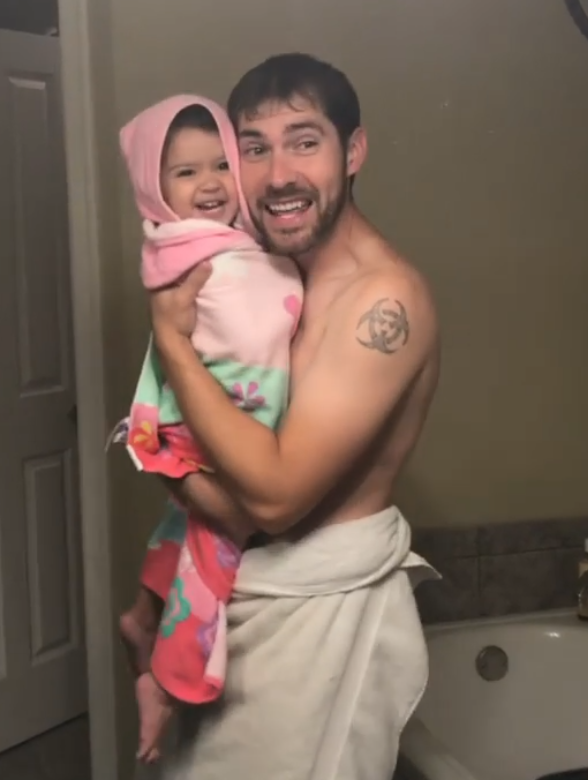
#> input picture Notes/pic.PNG, 588 x 780 px
$ python gui_blur_threshold.py --image ../Notes/pic.PNG
#> lines starting #> are read from the running program, lines starting #| are printed output that depends on the picture; after the words box and inside, x2 and y2 are one past the last pixel; in counts of white or black regions, pixels touching at a corner belong together
import numpy as np
import cv2
import argparse

parse = argparse.ArgumentParser()
parse.add_argument("-i","--image",required=True,help="Provide path to image")
args = vars(parse.parse_args())


try:
    image = cv2.imread(args["image"])
#> image is the input picture: shape (780, 588, 3); mean B, G, R 86.5, 98.6, 119.1
    gray = cv2.cvtColor(image,cv2.COLOR_BGR2GRAY)
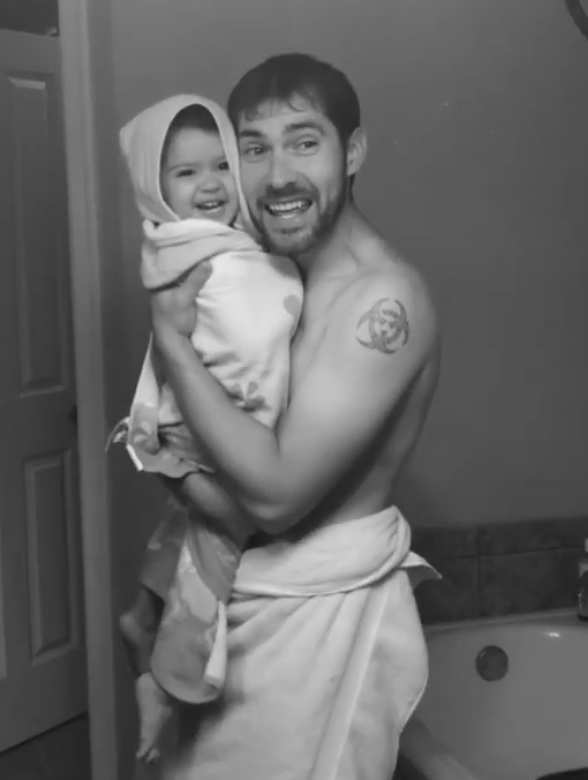
#> gray: shape (780, 588); min 22, max 232, mean 103.4
    global_blurred = cv2.blur(gray,(2,2))
    _,global_thresh = cv2.threshold(gray,0,255,cv2.THRESH_BINARY_INV)
#> global_thresh: shape (780, 588); every value is 0

    (height, width) = image.shape[:2]
#> height = 780; width = 588
    out_width = 640
    out_height = int((height * out_width)/width)
#> out_height = 848
    output_dim=(out_width, out_height) #to maintain output aspect ratio
#> output_dim = (640, 848)
    # [7 lines of commented-out code are left out]
except:
    exit("Please check filename or if only image is given as input")

def blur_img(image):
    '''
    Applies different kind of image smoothing techniques
    Inputs kernel size and blur type obtained from Trackbar
    '''
    ksize = cv2.getTrackbarPos(title_trackbar_kernel,title_window_blur)
    ksize = (2*ksize)+1
    type = cv2.getTrackbarPos(title_trackbar_blur,title_window_blur)
    if type == 0:
        blurred = cv2.boxFilter(gray, -1, (ksize,ksize) ,normalize=False)
        name = 'Averaging or boxFilter'
    elif type == 1:
        blurred = cv2.blur(gray,(ksize,ksize))
        name = 'Normalized boxFilter'
    elif type == 2:
        blurred = cv2.GaussianBlur(gray,(ksize,ksize),0)
        name = 'Gaussian Blur (sigma=0)'
    elif type == 3:
        blurred = cv2.medianBlur(gray,ksize)
        name = 'Median Blur'
    elif type == 4:
        pixel_diameter = 9
        sigma_color = 100
        sigma_space = 100
        blurred = cv2.bilateralFilter(gray, pixel_diameter, sigma_space, sigma_color)
        name = 'Bilateral Filter'
    global global_blurred
    global_blurred = blurred.copy()
    text = name + '-kernel:' + str(ksize)
    #cv2.putText(img, text , (20,20),cv2.FONT_HERSHEY_SIMPLEX,0.7,(192,234,123),1)
    return blurred,text

def thresh_img(image):
    '''
    Applies different kind of thresholdings
    Inputs threshold value and threshold type obtained from Trackbar
    '''
    thresh_value = cv2.getTrackbarPos(title_trackbar_thresh_value, title_window_thresh)
    type = cv2.getTrackbarPos(title_trackbar_thresh_type, title_window_thresh)
    if type == 0:
        ret, thresh = cv2.threshold(image,thresh_value,255,cv2.THRESH_BINARY)
        name = 'THRESH_BINARY'
    elif type == 1:
        ret, thresh = cv2.threshold(image,thresh_value,255,cv2.THRESH_BINARY_INV)
        name = 'THRESH_BINARY_INV'
    elif type == 2:
        ret, thresh = cv2.threshold(image,thresh_value,255,cv2.THRESH_TRUNC)
        name = 'THRESH_TRUNC'
    elif type == 3:
        ret, thresh = cv2.threshold(image,thresh_value,255,cv2.THRESH_TOZERO)
        name = 'THRESH_TOZERO'
    elif type == 4:
        ret, thresh = cv2.threshold(image,thresh_value,255,cv2.THRESH_TOZERO_INV)
        name = 'THRESH_TOZERO_INV'
    elif type == 5:
        adaptive_method = cv2.ADAPTIVE_THRESH_MEAN_C
        block_size = 11
        constant = 2
        thresh = cv2.adaptiveThreshold(image,255,adaptive_method,cv2.THRESH_BINARY, block_size, constant)
        name = 'Adaptive thresholding - Mean'
    elif type == 6:
        adaptive_method = cv2.ADAPTIVE_THRESH_GAUSSIAN_C
        block_size = 11
        constant = 2
        thresh = cv2.adaptiveThreshold(image,255,adaptive_method,cv2.THRESH_BINARY,block_size, constant)
        name = 'Adaptive thresholding - Gaussian'
    elif type == 7:
        ret, thresh = cv2.threshold(image,0,255,cv2.THRESH_BINARY_INV+cv2.THRESH_OTSU)
        name = "Otsu's Binarization"
    global global_thresh
    global_thresh = thresh.copy()
    return thresh, name

def blur_track(val):
    '''
    Function call everytime value is changed in Trackbar
        In order to facilate combined effect of image blur and thresholding
    '''
    output,text = blur_img(gray)
#> text = 'Gaussian Blur (sigma=0)-kernel:3'
    output = cv2.resize(output, output_dim)
    cv2.putText(output, text, (30,30), cv2.FONT_HERSHEY_SIMPLEX, 1, (0,0,0), 2)
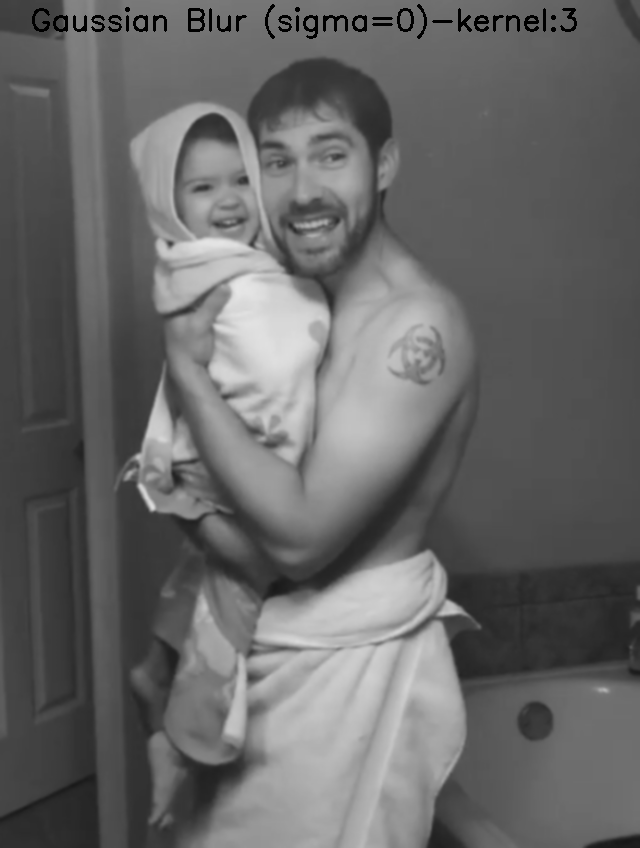
#> output: shape (848, 640); min 0, max 231, mean 102.6
    # cv2.putText(output, text, (int(out_width * 0.1), int(out_height*0.2)), cv2.FONT_HERSHEY_SIMPLEX, 2, (0,0,0), 2)
    cv2.imshow(title_window_blur,output)
    combined()
#> in thresh_img, `ret, thresh = cv2.threshold(image,thresh_value,255,cv2.THRESH_BINARY_I..`:
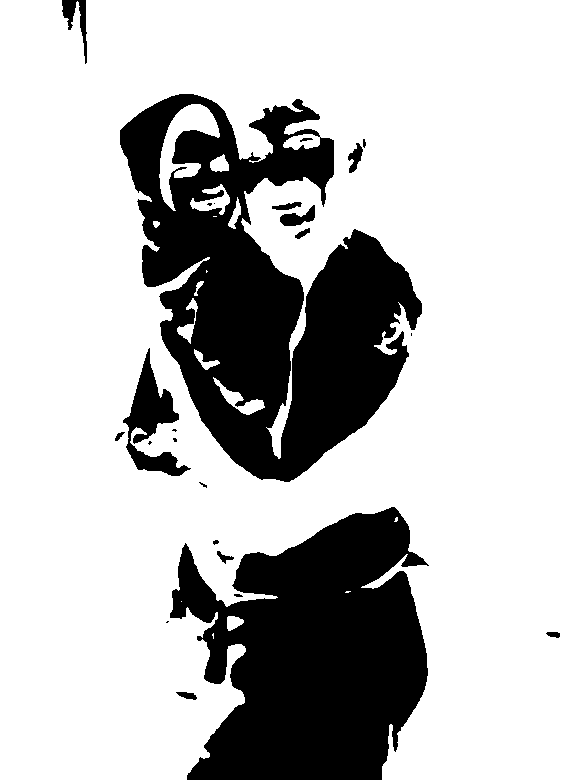
#> thresh: shape (780, 588); 75.5% white; 24 black regions (8 under 20 px), largest, box (x1, y1, x2, y2) and area: (120, 94, 422, 482) 59210, (170, 507, 429, 780) 48203, (123, 348, 191, 476) 3126
#> in thresh_img, `ret, thresh = cv2.threshold(image,thresh_value,255,cv2.THRESH_BINARY_I..`: ret = 128

def thresh_track(val):
    '''
    Function call everytime value is changed in Trackbar
        In order to facilate combined effect of image blur and thresholding
    '''
#> called with val = 128
    output,name = thresh_img(gray)
#> in thresh_img (call 2), `ret, thresh = cv2.threshold(image,thresh_value,255,cv2.THRESH_BINARY_I..`:
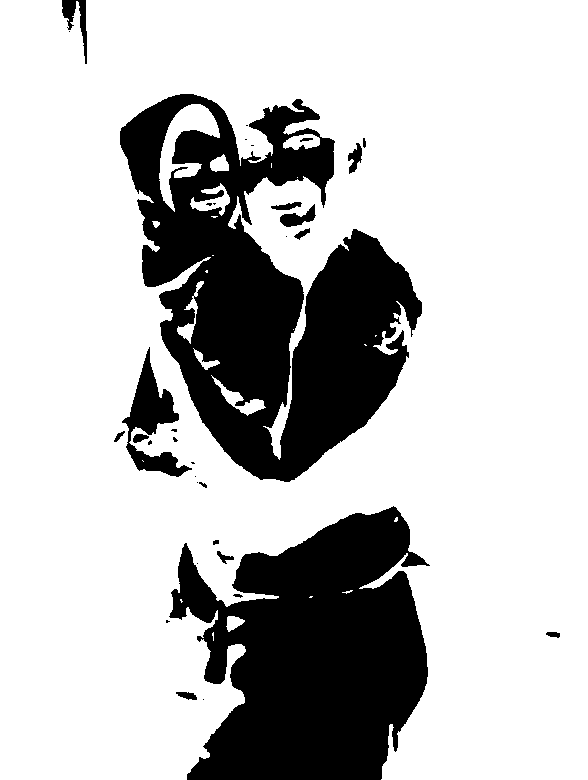
#> thresh: shape (780, 588); 75.5% white; 34 black regions (16 under 20 px), largest, box (x1, y1, x2, y2) and area: (120, 94, 422, 482) 59157, (169, 506, 430, 780) 48158, (122, 347, 192, 477) 3054
#> name = 'THRESH_BINARY_INV'
    output = cv2.resize(output, output_dim)
    cv2.putText(output, name, (30,30), cv2.FONT_HERSHEY_SIMPLEX, 0.7, (0,0,0), 2)
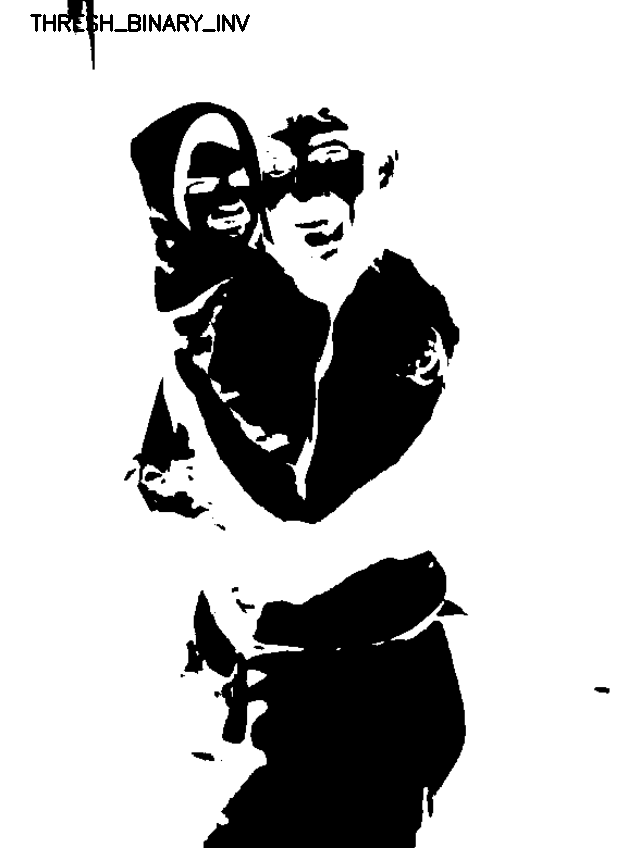
#> output: shape (848, 640); min 0, max 255, mean 191.8
    cv2.imshow(title_window_thresh,output)
    combined()

def combined():
    '''
    Display combined smoothing and thresholding effect on images
    '''
    thresh_img(global_blurred)
    output = cv2.resize(global_thresh, output_dim)
    cv2.imshow(title_window_combined, output)

title_window_blur = "Play with blur"
title_window_thresh = "Play with threshold"
title_window_combined = "Combined effect"

title_trackbar_blur = "Blur : "
title_trackbar_kernel = "Kernel (2n+1): "
title_trackbar_thresh_type = "Type : "
title_trackbar_thresh_value = "Value : "

max_blur_types = 4
max_kernel_size = 10
max_thresh_types = 7
max_thresh_value = 255

cv2.namedWindow(title_window_blur,cv2.WINDOW_NORMAL)
cv2.createTrackbar(title_trackbar_blur, title_window_blur, 2, max_blur_types, blur_track)
cv2.createTrackbar(title_trackbar_kernel, title_window_blur, 1, max_kernel_size, blur_track)

cv2.namedWindow(title_window_thresh,cv2.WINDOW_NORMAL)
cv2.createTrackbar(title_trackbar_thresh_type, title_window_thresh, 1, max_thresh_types, thresh_track)
cv2.createTrackbar(title_trackbar_thresh_value, title_window_thresh, 128, max_thresh_value, thresh_track)

cv2.namedWindow(title_window_combined,cv2.WINDOW_NORMAL)

cv2.waitKey(0)
cv2.destroyAllWindows()
